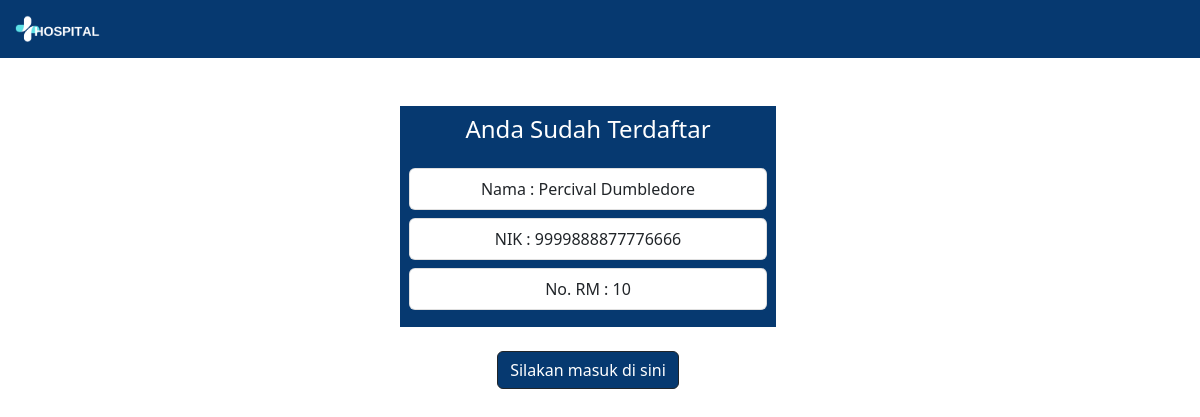
Page /terdaftar.php?message=home.php on the earlier database version.
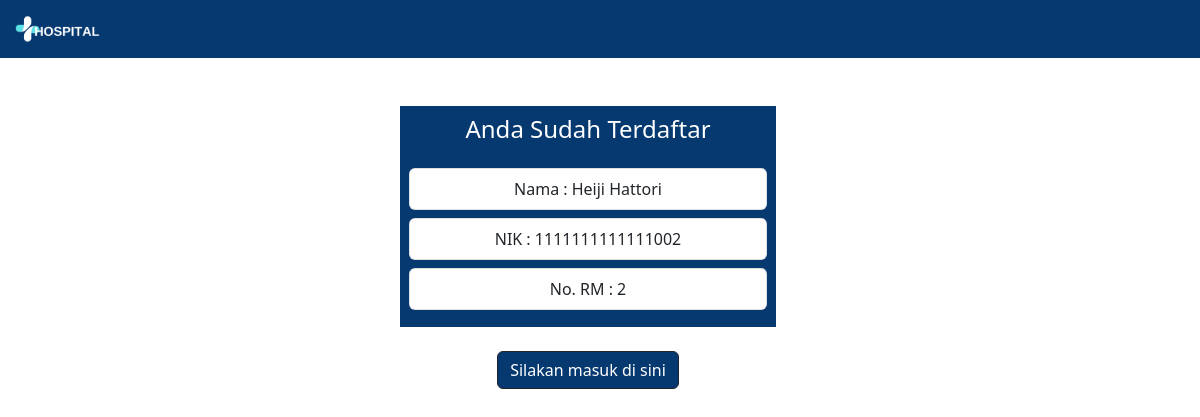
Same page on the later database version.
### tables this page shows
CREATE TABLE `pasien` (
  `no_rm` int(9) NOT NULL,
  `nik` varchar(16) NOT NULL,
  `nama` varchar(50) NOT NULL,
  `jenis_kelamin` char(1) NOT NULL,
  `tempat_lahir` varchar(20) NOT NULL,
  `tanggal_lahir` date NOT NULL,
  `goldar` varchar(2) NOT NULL,
  `agama` varchar(15) NOT NULL,
  `wn` varchar(20) NOT NULL,
  `status_kawin` varchar(11) NOT NULL,
  `no_wa` varchar(15) NOT NULL,
  `email` varchar(30) NOT NULL,
  `alamat` varchar(50) NOT NULL
);

### terdaftar.php (the view, shortened to what this page needs)
<?php
    include('koneksi.php');
	if(isset($_GET['message'])){
?>
<!DOCTYPE html>
<html>
<head>
	<link href="https://cdn.jsdelivr.net/npm/bootstrap@5.2.2/dist/css/bootstrap.min.css" rel="stylesheet">
</head>
<body>
	<nav class="navbar navbar-dark" style="background-color:#063970">
  	<div class="container-fluid">
  	  <a class="navbar-brand"><img src="Images/logo.png" style="height:30px" alt="HOSPITAL"></a>
  	</div>
	</nav>
    <div class="row" style="width:100vw">
    <div class="col-4">
    </div>
    <div class="col-4 mt-5">
        <div class="form-container">
        <center>
            <h4 class="text-white mb-4">Anda Sudah Terdaftar</h4>
            <?php
			  $query = mysqli_query($connect, "SELECT nama, nik, no_rm FROM pasien ORDER BY no_rm DESC LIMIT 1");
			  while ($data = mysqli_fetch_array($query)) {
          ?>
            <ul class="list-group mb-2">
                <li class="list-group-item"><?= "Nama   : ".$data['nama']; ?> </li>
            </ul>
            <ul class="list-group mb-2">
                <li class="list-group-item"><?= "NIK    : ".$data['nik']; ?></li>
            </ul>
            <ul class="list-group mb-2">
                <li class="list-group-item"><?= "No. RM : ".$data['no_rm']; ?></li>
            </ul>
			<?php } ?>
        </center>
        </div>
        <center>
            <div class="mt-4">
            <?php if ($_GET['message']=="berhasil") {?>
            <a href="login.php?message=inputberhasil" type="button" class="btn btn-dark btn-merkcolor">Untuk membuat janji temu dokter<br>Silakan masuk di sini</a>
            <?php }
            elseif ($_GET['message']=="home.php") {?>
            <a href="login.php" type="button" class="btn btn-dark btn-merkcolor">Silakan masuk di sini</a>
            <?php } ?>
            </div>
        </center>
    </div>
    <div class="col-4">
    </div>
    </div>
</body>
</html>
<?php }
    else{
        header("Location:input_pasien.php");
    }
?>

### terdaftar.php (style rules this page uses)
.form-container { background-color: #063970; padding: 2.5%; }
.btn-merkcolor { background-color:#063970; }

Differences in the rows shown:
removed pasien: nama "Percival Dumbledore", nik "9999888877776666", no_rm "10"
now on this page (row unchanged): pasien: nama "Heiji Hattori", nik "1111111111111002", no_rm "2"
